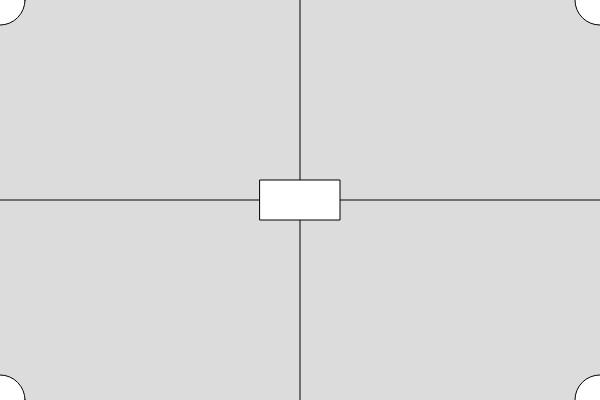
Frame 1 (no input)
Frame 60 (no input): identical to frame 1, image omitted
Frame 120 (the mouse pressed at the canvas centre since frame 60): identical to frame 1, image omitted

The p5.js sketch that drew this single still picture (run headless with seeded random() and noise() and a simulated clock; from frame 60 on, the mouse is pressed at the canvas centre):

// p5.js sketch
// ── sketch.js
function setup() {
  createCanvas(600, 400);
}

function draw() {
  background(220);
  //Linea vertical central
  line(width/2, 0, width/2, height);
  //Linea horizontal central
  line(0, height/2, width, height/2);
  rect(width/2-40, height/2-20,80,40);
  circle(0,0,50)
  circle(0,400,50)
   circle(600,400,50)
    circle(600,0,50)
}
